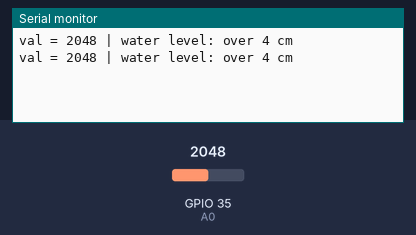
A sketch run on a simulated ESP32. Shown: the last lines printed to the serial monitor. The inputs (shaded band) are chosen by the test bench; at power-on: GPIO 35 (A0) = 2048.

Above: at 1.8 s.
1.9 s: GPIO 35 (A0) set to 624
At 2.8 s:
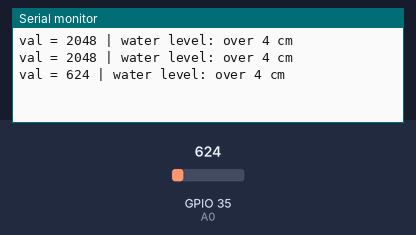
3.4 s: GPIO 35 (A0) set to 573
At 4.5 s:
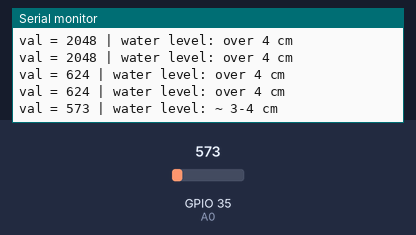
6.5 s: GPIO 35 (A0) set to 211
At 7.8 s:
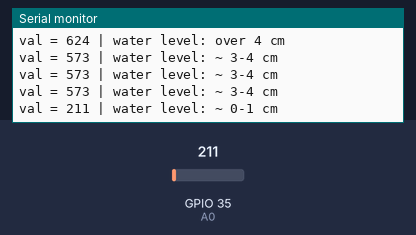
8.0 s: GPIO 35 (A0) set to 185
At 8.8 s:
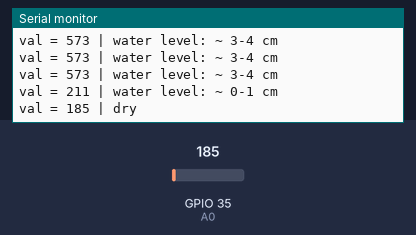

Measured:
- the behaviour switches between 600 and 599 on GPIO 35 (A0) (found by bisection; images 1 and 2)
- the behaviour switches between 200 and 199 on GPIO 35 (A0) (found by bisection; images 3 and 4)
- after the input at 1.9 s, the serial monitor: prints a new line after 0.10 s (image 1)
- after the input at 3.4 s, the serial monitor: prints a new line after 0.60 s (image 2)
- after the input at 6.5 s, the serial monitor: prints a new line after 0.50 s (image 3)
- after the input at 8.0 s, the serial monitor: prints a new line at once (image 4)

The sketch:

water_level.ino
```cpp
#define A0 35
int val = 0; //定义一个变量 val ，初始化值为0
float water_height;
void setup() {
  Serial.begin(115200); // 设置波特率为115200
}

void loop() {
  val = analogRead(A0); // 获取A0模拟口的数据，并赋值给 val 变量
  Serial.print("val = "); // 串口输出 val 当前的数据
  Serial.print(val);

  if(val < 200) { // 如果 val 小于200
    Serial.println(" | dry"); // 说明很干，没有水
  } else if(val < 450) { // 如果 小于 450
Serial.println(" | water level: ~ 0-1 cm");
// 水位大约在0-1cm ，以下语句如此类推
  } else if(val < 500) {
    Serial.println(" | water level: ~ 1-2 cm");
  } else if(val < 540) {
    Serial.println(" | water level: ~ 2-3 cm");
  } else if(val < 600) {
    Serial.println(" | water level: ~ 3-4 cm");
  } else {
    Serial.println(" | water level: over 4 cm");
  }


  delay(1000); // 等待1秒
}
```
